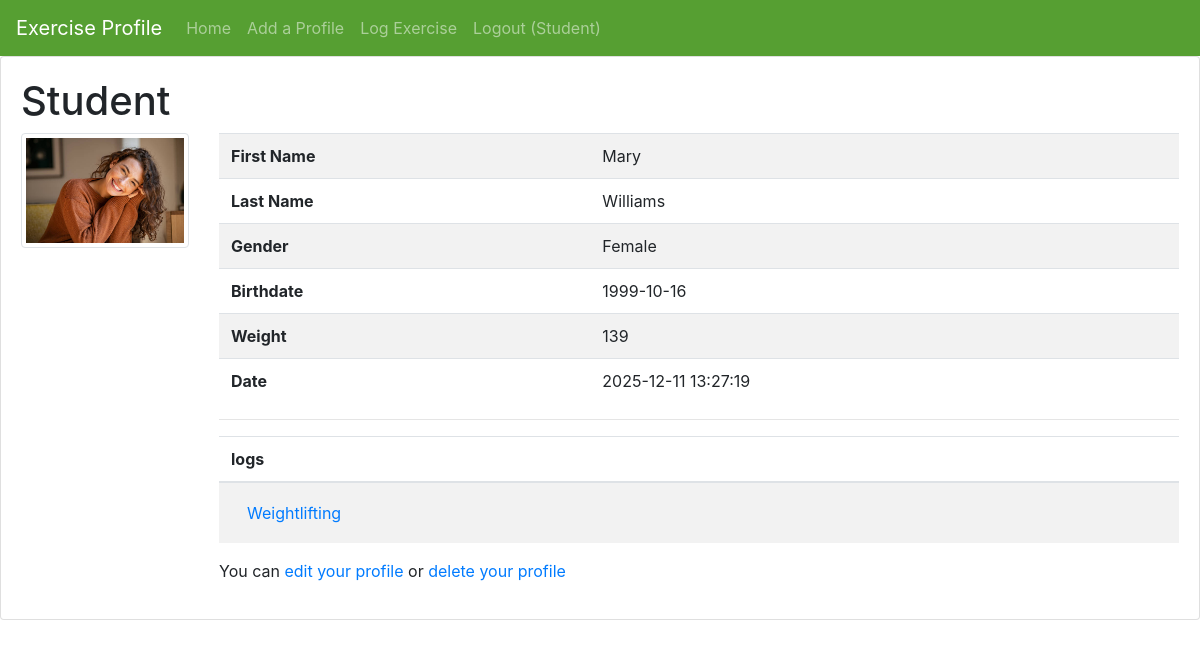
/profile.php?id=28 (signed in), run on the app's committed database.
### tables this page shows
CREATE TABLE `exercise_user` (
  `id` int NOT NULL AUTO_INCREMENT,
  `user_name` varchar(200) NOT NULL,
  `first_name` varchar(200) NOT NULL,
  `last_name` varchar(200) NOT NULL,
  `gender` varchar(200) NOT NULL,
  `birthdate` date NOT NULL,
  `weight` varchar(200) NOT NULL,
  `password_hash` varchar(2000) NOT NULL,
  `access_privileges` varchar(200) NOT NULL DEFAULT 'user',
  `date_created` datetime NOT NULL DEFAULT CURRENT_TIMESTAMP,
  `image_file` varchar(200) NOT NULL,
  PRIMARY KEY (`id`)
);

CREATE TABLE `exercise_log` (
  `id` int NOT NULL AUTO_INCREMENT,
  `exercise_id` int NOT NULL,
  `date` date NOT NULL,
  `exercise_type` varchar(50) DEFAULT NULL,
  `time_in_minutes` int DEFAULT NULL,
  `heartrate` int DEFAULT NULL,
  `calories` float DEFAULT NULL,
  PRIMARY KEY (`id`),
  KEY `exercise_id` (`exercise_id`),
  CONSTRAINT `exercise_log_ibfk_1` FOREIGN KEY (`exercise_id`) REFERENCES `exercise_user` (`id`)
);

### profile.php (the view, shortened to what this page needs)
<?php
$page_title = P_DETAILS_PAGE;
?>
<html>
    <head>
        <link rel="stylesheet"
            href="https://stackpath.bootstrapcdn.com/bootstrap/4.2.1/css/bootstrap.min.css"
>
    </head>
    <body>
        <?php
            require_once('navmenu.php');
        ?>
        <div class="card">
            <div class="card-body">
                <?php
                    if (isset($_GET['id'])):
                        require_once('dbconnection.php');
                        $id = $_GET['id'];
                        $dbc = mysqli_connect(DB_HOST, DB_USER, DB_PASSWORD, DB_NAME)
                            or trigger_error(
                            'Error connecting to MySQL server for ' . DB_NAME,
                            E_USER_ERROR);
                        $query = "SELECT * FROM exercise_user WHERE id = $id";
                        $result = mysqli_query($dbc, $query)
                                or trigger_error('Error querying database exercise_user',
                                E_USER_ERROR);
                        if (mysqli_num_rows($result) == 1):
                            $row = mysqli_fetch_assoc($result);
                            $profile_image_file_path = $row['image_file'];
                ?>
               <h1><?= $row['user_name'] ?></h1>
               <div class="row">
                    <div class="col-2">
                        <img src="images/<?= basename($profile_image_file_path) ?>"
                             class="img-thumbnail"
                             style="max-height: 200px;" alt="profile image">
                    </div>
                    <div class="col">
                <table class="table table-striped">
                    <tbody>
                        <tr>
                            <th scope="row">First Name</th>
                            <td><?= $row['first_name'] ?></td>
                        </tr>
                        <tr>
                            <th scope="row">Last Name</th>
                            <td><?= $row['last_name'] ?></td>
                        </tr>
                        <tr>
                            <th scope="row">Gender</th>
                            <td><?= $row['gender'] ?></td>
                        </tr>
                        <tr>
                            <th scope="row">Birthdate</th>
                            <td><?= $row['birthdate'] ?></td>
                        </tr>
                        <tr>
                            <th scope="row">Weight</th>
                            <td><?= $row['weight'] ?></td>
                        </tr>
                        <tr>
                            <th scope="row">Date</th>
                            <td><?= $row['date_created'] ?></td>
                        </tr>
                    </tbody>
                </table>
                <hr/>
               <?php
                    $dbc = mysqli_connect(DB_HOST, DB_USER, DB_PASSWORD, DB_NAME)
                        or trigger_error(
                            'Error connecting to MySQL server for DB_NAME.',
                             E_USER_ERROR);
                    $query2 = " SELECT id, exercise_type FROM exercise_log
                                WHERE exercise_id = $id ORDER BY id ";
                    $results = mysqli_query($dbc, $query2)
                    or trigger_error('Error querying database profile', E_USER_ERROR);
                    if ($_SESSION['user_id'] == $row['id']) {
                        if (!isset($_SESSION['exercise_type'])):
                            if (mysqli_num_rows($results) > 0):
                    ?>
                    <table class="table table-striped table-hover">
                    <thead>
                        <tr>
                            <th scope="col">logs</th>
                        </tr>
                    </thead>
                    <tbody>
                        <?php
                            while($log = mysqli_fetch_assoc($results))
                            {
		                    echo "<tr><td><a class='nav-link' href='exercises.php?id="
                                . $log['id'] . "'>" . $log['exercise_type'] . "</a></td></tr>";
                            }
                        ?>
                    </tbody>
                </table>
                    <?php
                        else:
                    ?>
                <h3>No logs found</h3>
                    <?php
                        endif;
                    ?>
                <?php
                    endif;
                ?>
                        <p>You can
                        <a href='editprofile.php?id_to_edit=<?=$row['id']?>'
                            >edit your profile</a> or
                        <a href='removeprofile.php?id_to_delete=<?= $row['id'] ?>'
                            >delete your profile</a>
                    </p>
                    <?php
                    }
                    ?>
                <?php
                    else:
                ?>
                <h3>No profile Details</h3>
                <?php
                    endif;
                    else:
                    ?>
                <h3>Nooooo profile Details</h3>
                <?php
                    endif;
                ?>
            </div>
        </div>
    </body>
</html>

### navmenu.php (shortened to what this page needs)
<?php
$page_title = isset($page_title) ? $page_title : "";
?>
<nav class="navbar sticky-top navbar-expand-md navbar-dark"
     style="background-color: #569f32;">
    <a class="navbar-brand" href="<?= dirname($_SERVER['PHP_SELF']) ?>">
        <?= P_INDEX_PAGE ?>
    </a>
    <div class="collapse navbar-collapse" id="navbarNavAltMarkup">
        <div class="navbar-nav">
            <a class="nav-item nav-link
                <?= $page_title == P_INDEX_PAGE ? ' active' : '' ?>"
               href="<?= dirname($_SERVER['PHP_SELF']) ?>">Home</a>
            <?php if (isset($_SESSION['user_access_privileges'])
                  && $_SESSION['user_access_privileges'] == 'admin'): ?>
                <a class="nav-item nav-link
                    <?= $page_title == P_ADD_PROFILE_PAGE ? ' active' : '' ?>"
                   href="addprofile.php">Add a Profile</a>
            <?php endif; ?>
            <?php if (!isset($_SESSION['user_name'])): ?>
                <a class="nav-item nav-link
                    <?= $page_title == P_LOGIN_PAGE ? ' active' : '' ?>"
                   href="login.php">Login</a>
                <a class="nav-item nav-link
                    <?= $page_title == P_SIGNUP_PAGE ? ' active' : '' ?>"
                   href="addprofile.php">Sign Up</a>
            <?php else: ?>
                <a class="nav-item nav-link
                    <?= $page_title == P_ADD_EXERCISE_PAGE ? ' active' : '' ?>"
                   href="addexercise.php">Log Exercise</a>
                <a class="nav-item nav-link"
                   href="logout.php">Logout (<?= $_SESSION['user_name'] ?>)</a>
            <?php endif; ?>
        </div>
    </div>
</nav>

### dbconnection.php (shortened to what this page needs)
<html>
    <head>
    </head>
    <body>
    </body>
</html>

### data on the page
exercise_user: user_name "Student", image_file (picture), first_name "Mary", last_name "Williams", gender "Female", birthdate "1999-10-16", weight "139", date_created "2025-12-11 13:27:19"
exercise_log: exercise_type "Weightlifting"

### other printed values
P_INDEX_PAGE "Exercise Profile"
$_SESSION['user_name'] "Student"
